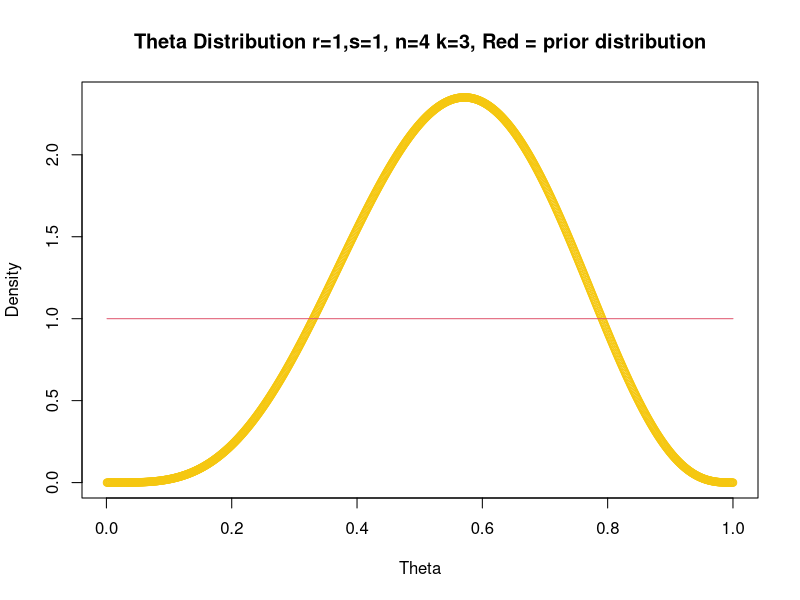
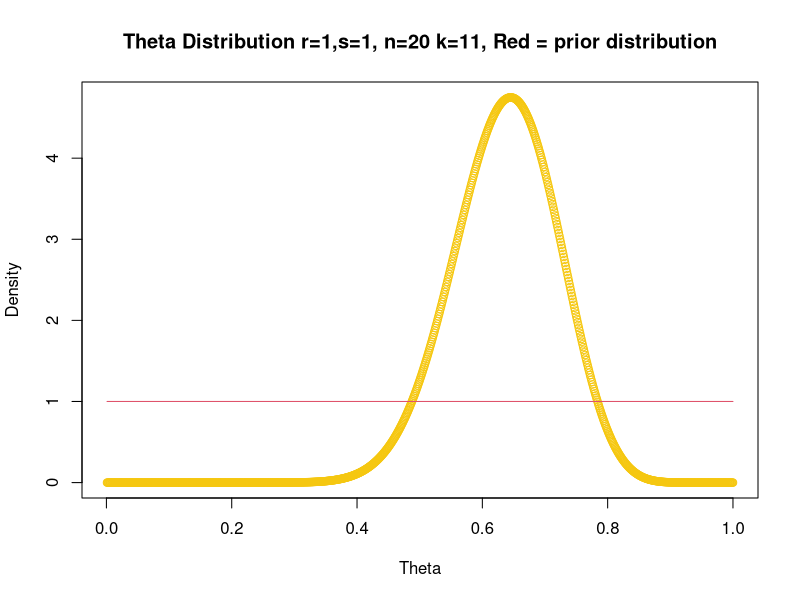
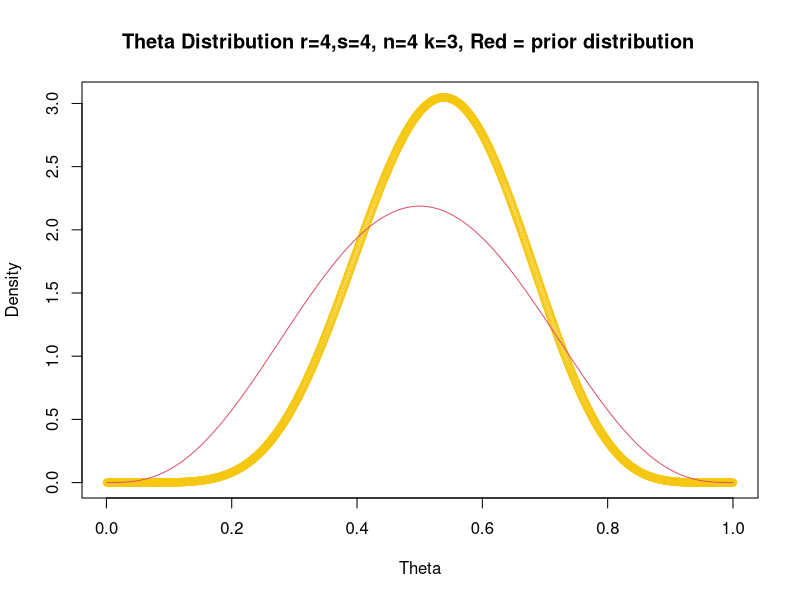
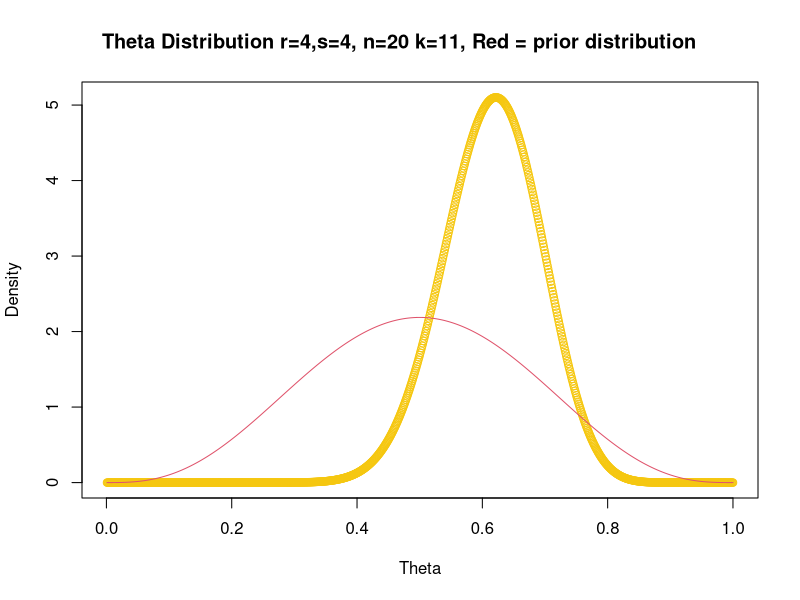

Write R code to recreate these figures, in order.
##r s (1,1) (4,4)
##n k  (4,3) (20,11)


plot(c(1:1000)/1000,dbeta(c(1:1000)/1000,5, 4), col = 103, add = TRUE, xlab = 'Theta', ylab = 'Density', title('Theta Distribution r=1,s=1, n=4 k=3, Red = prior distribution') )
lines(c(1:1000)/1000,dbeta(c(1:1000)/1000,1, 1), col = 26,bg=405)

plot(c(1:1000)/1000,dbeta(c(1:1000)/1000,21, 12), col = 103, add = TRUE, xlab = 'Theta', ylab = 'Density', title('Theta Distribution r=1,s=1, n=20 k=11, Red = prior distribution') )
lines(c(1:1000)/1000,dbeta(c(1:1000)/1000,1, 1), col = 26,bg=405)

plot(c(1:1000)/1000,dbeta(c(1:1000)/1000,8, 7), col = 103, add = TRUE, xlab = 'Theta', ylab = 'Density', title('Theta Distribution r=4,s=4, n=4 k=3, Red = prior distribution    ') )
lines(c(1:1000)/1000,dbeta(c(1:1000)/1000,4, 4), col = 26,bg=405)


plot(c(1:1000)/1000,dbeta(c(1:1000)/1000,24, 15), col = 103, add = TRUE, xlab = 'Theta', ylab = 'Density', title('Theta Distribution r=4,s=4, n=20 k=11, Red = prior distribution       ') )
lines(c(1:1000)/1000,dbeta(c(1:1000)/1000,4, 4), col = 26,bg=405)

1-pbeta(.5,5, 4)

1-pbeta(.5,21, 12)

1-pbeta(.5,8, 7)

1-pbeta(.5,24,15)

?beta